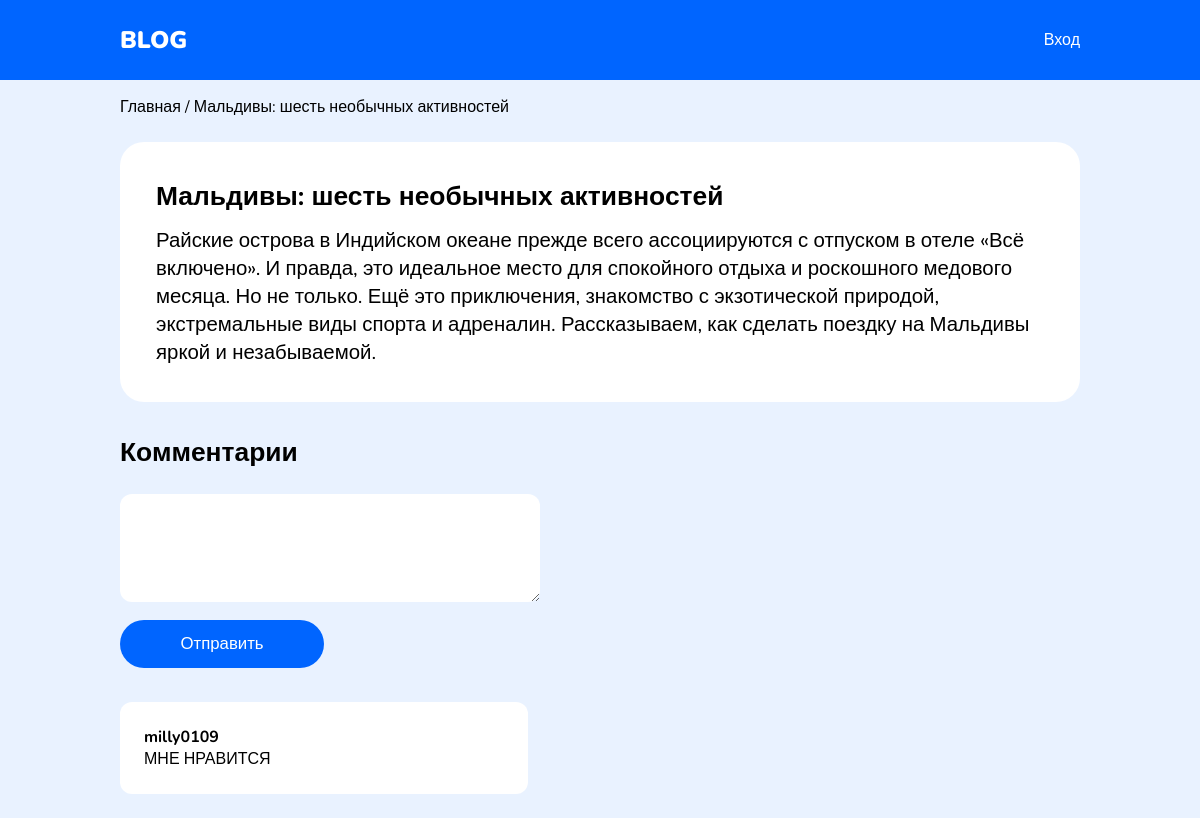
Screenshot of /post.php?id=3 with the database file from the repository.
### tables this page shows
CREATE TABLE `post` (
  `id` int(11) NOT NULL,
  `title` varchar(255) DEFAULT NULL,
  `description` text,
  `id_user` int(11) DEFAULT NULL
);

CREATE TABLE `comment` (
  `id` int(11) NOT NULL,
  `id_post` int(11) DEFAULT NULL,
  `text` text,
  `id_user` int(11) DEFAULT NULL
);

CREATE TABLE `user` (
  `id` int(11) NOT NULL,
  `email` varchar(255) DEFAULT NULL,
  `login` varchar(255) DEFAULT NULL,
  `password` varchar(255) DEFAULT NULL
);

### post.php (the view, shortened to what this page needs)
<?php
require_once 'config/connect.php';
$post_id = $_GET['id'];
$post = mysqli_query($connect, "SELECT * FROM `post` WHERE `id` = $post_id");
$post = mysqli_fetch_assoc($post);
?>
<!DOCTYPE html>
<html lang="en">
<head>
    <link rel="stylesheet" href="assets/css/style.css">
</head>
<body>
<header>
        <div class="container row header">
            <div class="logo"><a href="index.php">BLOG</a></div>
            <div class="menu row">
                <?php
                if(isset($_SESSION['user'])){
                    echo '
                    <div class="item-menu"><a href="profile.php">Профиль</a></div>
                    <div class="item-menu"><a href="login.php">Выход</a></div>
                    ';
                } else{
                    echo '
                    <div class="item-menu"><a href="login.php">Вход</a></div>
                    ';
                }
                ?>
            </div>
        </div>
    </header>
    <div class="container">
        <div class="back">
            <a href="index.php">Главная</a> / <?=$post['title']?>
        </div>
        <div class="post">
            <div class="title-post"><?=$post['title']?></div>
            <div class="post-in"><?=$post['description']?></div>
        </div>
        <div class="comments">
            <div class="title-comm title-post">Комментарии</div>
            <form action="vendor/createComment.php" method="post">
                <textarea name="text" id="" cols="30" rows="10" class="comm-area">
                </textarea><br>
                <button type="submit" class="w-17">Отправить</button>
            </form>
            <br>
            <?php
            $comment = mysqli_query($connect, "SELECT * FROM `comment` WHERE `id_post` = $post_id");
            $comment = mysqli_fetch_all($comment);
            foreach ($comment as $comm){
            ?>
                <div class="comm">
                    <div class="user"><?php
                    $user = mysqli_query($connect, "SELECT * FROM `user` WHERE `id` = $comm[3]");
                    $user = mysqli_fetch_assoc($user);
                    echo $user['login'];
                    ?></div>
                    <div class="comm-text"><?=$comm[2]?></div>
                </div>
            <?php } ?>
        </div>
    </div>
</body>
</html>

### assets/css/style.css (style rules this page uses)
body { margin: 0 auto; font-family: 'Nunito', sans-serif; background: #e9f2ff; }
header { width: 100vw; height: 10vh; color: white; background-color: #0065ff; align-items: center; display: flex; margin-bottom: 2vh; }
.container { max-width: 1000px; width: 80%; margin: 0 auto; }
.row { display: flex; flex-direction: row; }
.logo { font-size: 3vh; font-weight: 900; }
.logo a { color: white; text-decoration: none; }
.header { align-items: center; justify-content: space-between; }
.post { background: white; padding: 3vw; border-radius: 2vw; margin-bottom: 4vh; }
.title-post { font-size: 2.2vw; font-weight: 700; }
.post-in { height: auto; margin-top: 1vw; font-size: 1.7vw; }
.back { margin-bottom: 2vw; margin-top: 1vw; }
.back a { text-decoration: none; color: black; }
.title-comm { margin-bottom: 2vw; }
.comm { background: white; width: 30vw; padding: 2vw; border-radius: 1vw; margin-bottom: 2vw; }
.comm-area { width: 33vw; height: 7vw; border: 0; padding: 1vw; font-size: 1vw; }
textarea { border-radius: 1vw; border: solid 1px #bebebe; outline: none; }
.menu a { color: white; text-decoration: none; margin-left: 1vw }
.w-17 { width: 17vw; height: 4vw; border: 0; background: #0065ff; color: white; font-weight: 400; border-radius: 2vw; margin: 1vw 0vw; cursor: pointer; font-size: 1.4vw; }
.user { font-weight: bold; }

### rows the page displays
post: title "Мальдивы: шесть необычных активностей", description "Райские острова в Индийском океане прежде всего ассоциируются с отпуском в отеле «Всё включено»‎. И правда, это идеальное место для спокойного отдыха и роскошного медового месяца. Но не только. Ещё это приключения, знакомство с экзотической природой, экстремальные виды спорта и адреналин. Рассказываем, как сделать поездку на Мальдивы яркой и незабываемой."
comment: id_user.login "milly0109", text "МНЕ НРАВИТСЯ"
